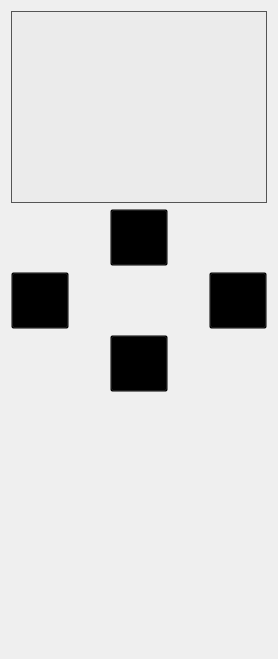
          <widget class="QWidget" name="AMRControl">
           <attribute name="title">
            <string>AMR控制</string>
           </attribute>
           <layout class="QVBoxLayout" name="verticalLayout_2">
            <item>
             <widget class="QListWidget" name="AMRListWidget">
              <property name="styleSheet">
               <string notr="true">QListWidget 
{
    background-color: rgba(128, 128, 128, 10);
    border: 1px solid #555555;
}

QListWidget::item 
{
    padding: 10px;
    background-color: rgba(180, 180, 180, 100);
    color: #FFFFFF;
}

QListWidget::item:selected 
{
    background-color: #4682B4;
}

QListWidget::item:hover 
{
    background-color: #778899;  /* 更改鼠标悬停时的颜色 */
    border: 1px solid #555555;
}
</string>
              </property>
             </widget>
            </item>
            <item>
             <layout class="QVBoxLayout" name="verticalLayout">
              <item>
               <layout class="QHBoxLayout" name="horizontalLayout_2">
                <item>
                 <spacer name="horizontalSpacer">
                  <property name="orientation">
                   <enum>Qt::Horizontal</enum>
                  </property>
                  <property name="sizeHint" stdset="0">
                   <size>
                    <width>40</width>
                    <height>20</height>
                   </size>
                  </property>
                 </spacer>
                </item>
                <item>
                 <widget class="QToolButton" name="Up_Button">
                  <property name="enabled">
                   <bool>false</bool>
                  </property>
                  <property name="mouseTracking">
                   <bool>true</bool>
                  </property>
                  <property name="styleSheet">
                   <string notr="true">background-color:transparent;</string>
                  </property>
                  <property name="text">
                   <string/>
                  </property>
                  <property name="icon">
                   <iconset resource="res.qrc">
                    <normaloff>:/res/up.png</normaloff>:/res/up.png</iconset>
                  </property>
                  <property name="iconSize">
                   <size>
                    <width>50</width>
                    <height>50</height>
                   </size>
                  </property>
                 </widget>
                </item>
                <item>
                 <spacer name="horizontalSpacer_2">
                  <property name="orientation">
                   <enum>Qt::Horizontal</enum>
                  </property>
                  <property name="sizeHint" stdset="0">
                   <size>
                    <width>40</width>
                    <height>20</height>
                   </size>
                  </property>
                 </spacer>
                </item>
               </layout>
              </item>
              <item>
               <layout class="QHBoxLayout" name="horizontalLayout_3">
                <item>
                 <widget class="QToolButton" name="Left_Button">
                  <property name="enabled">
                   <bool>false</bool>
                  </property>
                  <property name="styleSheet">
                   <string notr="true">background-color:transparent;</string>
                  </property>
                  <property name="text">
                   <string/>
                  </property>
                  <property name="icon">
                   <iconset resource="res.qrc">
                    <normaloff>:/res/left.png</normaloff>:/res/left.png</iconset>
                  </property>
                  <property name="iconSize">
                   <size>
                    <width>50</width>
                    <height>50</height>
                   </size>
                  </property>
                 </widget>
                </item>
                <item>
                 <spacer name="horizontalSpacer_3">
                  <property name="orientation">
                   <enum>Qt::Horizontal</enum>
                  </property>
                  <property name="sizeHint" stdset="0">
                   <size>
                    <width>40</width>
                    <height>20</height>
                   </size>
                  </property>
                 </spacer>
                </item>
                <item>
                 <widget class="QToolButton" name="Right_Button">
                  <property name="enabled">
                   <bool>false</bool>
                  </property>
                  <property name="styleSheet">
                   <string notr="true">background-color:transparent;</string>
                  </property>
                  <property name="text">
                   <string/>
                  </property>
                  <property name="icon">
                   <iconset resource="res.qrc">
                    <normaloff>:/res/right.png</normaloff>:/res/right.png</iconset>
                  </property>
                  <property name="iconSize">
                   <size>
                    <width>50</width>
                    <height>50</height>
                   </size>
                  </property>
                 </widget>
                </item>
               </layout>
              </item>
              <item>
               <layout class="QHBoxLayout" name="horizontalLayout_4">
                <item>
                 <spacer name="horizontalSpacer_4">
                  <property name="orientation">
                   <enum>Qt::Horizontal</enum>
                  </property>
                  <property name="sizeHint" stdset="0">
                   <size>
                    <width>40</width>
                    <height>20</height>
                   </size>
                  </property>
                 </spacer>
                </item>
                <item>
                 <widget class="QToolButton" name="Down_Button">
                  <property name="enabled">
                   <bool>false</bool>
                  </property>
                  <property name="styleSheet">
                   <string notr="true">background-color:transparent;</string>
                  </property>
                  <property name="text">
                   <string/>
                  </property>
                  <property name="icon">
                   <iconset resource="res.qrc">
                    <normaloff>:/res/down.png</normaloff>:/res/down.png</iconset>
                  </property>
                  <property name="iconSize">
                   <size>
                    <width>50</width>
                    <height>50</height>
                   </size>
                  </property>
                 </widget>
                </item>
                <item>
                 <spacer name="horizontalSpacer_5">
                  <property name="orientation">
                   <enum>Qt::Horizontal</enum>
                  </property>
                  <property name="sizeHint" stdset="0">
                   <size>
                    <width>40</width>
                    <height>20</height>
                   </size>
                  </property>
                 </spacer>
                </item>
               </layout>
              </item>
             </layout>
            </item>
            <item>
             <spacer name="verticalSpacer">
              <property name="orientation">
               <enum>Qt::Vertical</enum>
              </property>
              <property name="sizeHint" stdset="0">
               <size>
                <width>20</width>
                <height>256</height>
               </size>
              </property>
             </spacer>
            </item>
           </layout>
          </widget>
